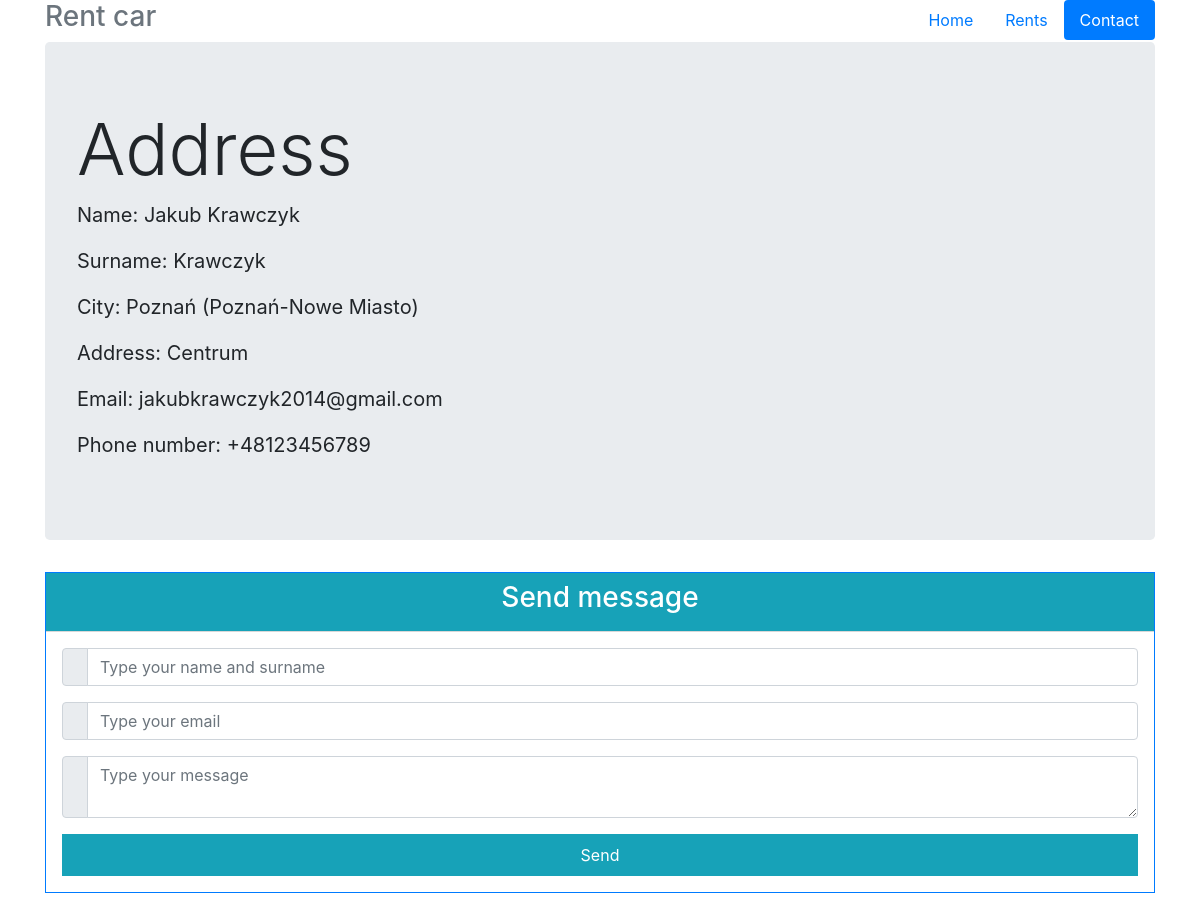
Page /rent/contact on the committed database.
### rent/models.py (models this page shows, shortened)
class Contact(models.Model):
    email = models.EmailField()
    name = models.CharField(max_length=255)
    surname = models.CharField(max_length=255)
    phoneNumber = PhoneNumberField()
    city = models.CharField(max_length = 50)
    address = models.CharField(max_length = 100)
    latitude = models.DecimalField(blank = True, max_digits=9, decimal_places=6, null = True)
    longitude = models.DecimalField(blank = True, max_digits=9, decimal_places=6, null = True)

### rent/views.py (the view)
# urls.py: path('contact', views.contact, name='contact'),
def contact(request):
    contact = Contact.objects.all()[:1].get()
    template = loader.get_template('rent/contact.html')
    context = { 'contact' : contact }
    return HttpResponse(template.render(context, request))

### rent/templates/rent/contact.html (shortened to what this page needs)
{% load static %}
<link rel="stylesheet" href="https://stackpath.bootstrapcdn.com/bootstrap/4.1.3/css/bootstrap.min.css">
<div class="container">
    <div class="header clearfix">
      <nav>
        <ul class="nav nav-pills float-right">
          <li class="nav-item">
            <a class="nav-link" href="../../rent">Home</a>
          </li>
          <li class="nav-item">
            <a class="nav-link" href="../rents">Rents</a>
          </li>
          <li class="nav-item">
            <a class="nav-link active" href="contact">Contact<span class="sr-only">(current)</span></a>
          </li>
        </ul>
      </nav>
      <h3 class="text-muted">Rent car</h3>
    </div>
<div class="jumbotron">
  <h1 class="display-3">Address</h1>
  <p class="lead"><b>Name: {{contact.name}}</b></p>
  <p class="lead"><b>Surname: {{contact.surname}}</b></p>
  <p class="lead"><b>City: {{contact.city}}</b></p>
  <p class="lead"><b>Address: {{contact.address}}</b></p>
  <p class="lead"><b>Email: {{contact.email}}</b></p>
  <p class="lead"><b>Phone number: {{contact.phoneNumber}}</b></p>
</div>
<div class="row justify-content-center">
  <div class="col-12 col-md-12 col-lg-12 pb-5">
      <form id="form">
          <div class="card border-primary rounded-0">
              <div class="card-header p-0">
                  <div class="bg-info text-white text-center py-2">
                      <h3>Send message</h3>
                  </div>
              </div>
              <div class="card-body p-3">
                  <div class="form-group">
                      <div class="input-group mb-2">
                          <div class="input-group-prepend">
                              <div class="input-group-text"></div>
                          </div>
                          <input type="text" class="form-control" id="name" name="name" placeholder="Type your name and surname" required>
                      </div>
                  </div>
                  <div class="form-group">
                      <div class="input-group mb-2">
                          <div class="input-group-prepend">
                              <div class="input-group-text"></div>
                          </div>
                          <input type="email" class="form-control" id="email" name="email" placeholder="Type your email" required>
                      </div>
                  </div>
                  <div class="form-group">
                      <div class="input-group mb-2">
                          <div class="input-group-prepend">
                              <div class="input-group-text"></div>
                          </div>
                          <textarea class="form-control" id="message" name="message" placeholder="Type your message" required></textarea>
                      </div>
                  </div>
                  <div class="text-center">
                      <input type="submit" id="form_send" value="Send" class="btn btn-info btn-block rounded-0 py-2">
                  </div>
              </div>
          </div>
      </form>
    </div>
  </div>
</div>

### rows in the picture
Contact: name "Jakub Krawczyk", surname "Krawczyk", city "Poznań (Poznań-Nowe Miasto)", address "Centrum", email "jakubkrawczyk2014@gmail.com", phoneNumber "+48123456789"
